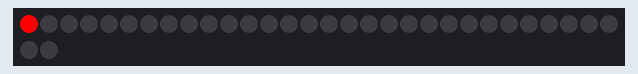
Simulated run of this sketch. Board: Arduino Uno, built with avr-gcc and run on an emulated ATmega328P. Parts: 32 RGB LEDs in strip order, left to right, continuing on the next row.

Above: at 0.16 s.
At 1.42 s:
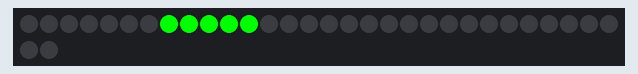
At 2.38 s:
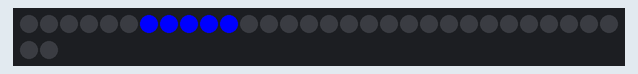
At 4.6 s:
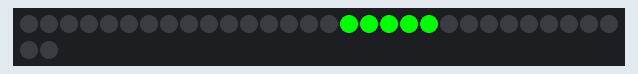
At 7.77 s:
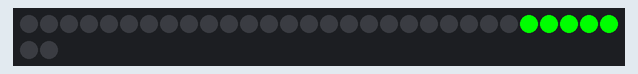
At 11.57 s:
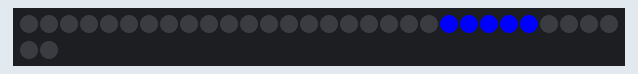

The sketch:

solidColorTrial.ino
```cpp
int x = 5; //Changes color length
int y = 25; //Changes color speed

#include <Adafruit_NeoPixel.h>

#define PIN      6
#define N_LEDS 32 //DEfault for Neopixel is 32, increase to have more space

Adafruit_NeoPixel strip = Adafruit_NeoPixel(N_LEDS, PIN, NEO_GRB + NEO_KHZ800);

void setup() {
  strip.begin();
}

void loop() {
  chase(strip.Color(255, 0, 0)); // Red
  chase(strip.Color(0, 255, 0)); // Green
  chase(strip.Color(0, 0, 255)); // Blue
}

static void chase(uint32_t c) {
  for(uint16_t i=0; i<strip.numPixels()+x; i++) {
      strip.setPixelColor(i  , c); // Draw new pixel
      strip.setPixelColor(i-x, 0); // Erase pixel a few steps back
      strip.show();
      delay(y);
  }  }
```

Measured:
- by itself, everything shown: repeats every 11.7 s, in 37 steps
